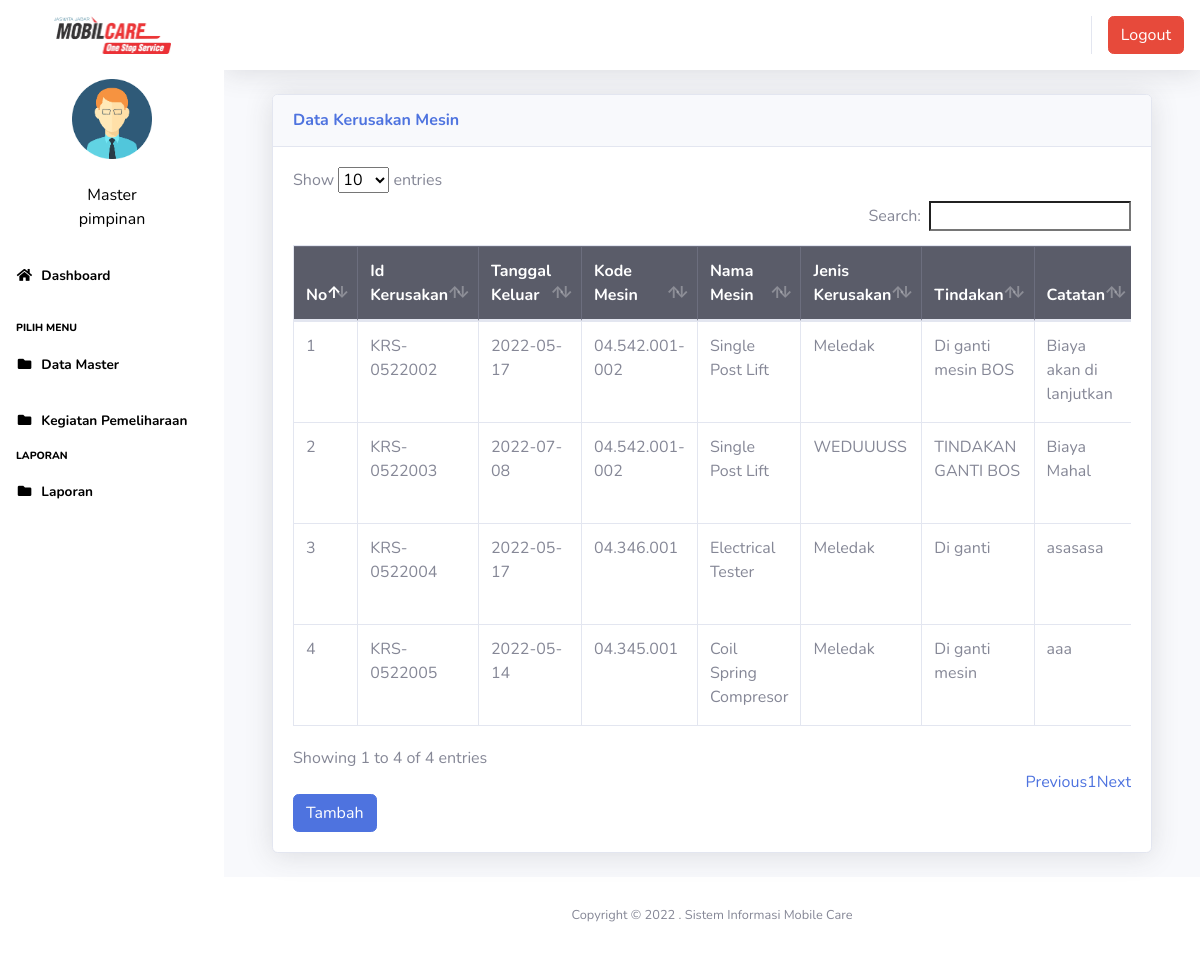
Page /index3.php?page=kerusakan (signed in) on the earlier database version.
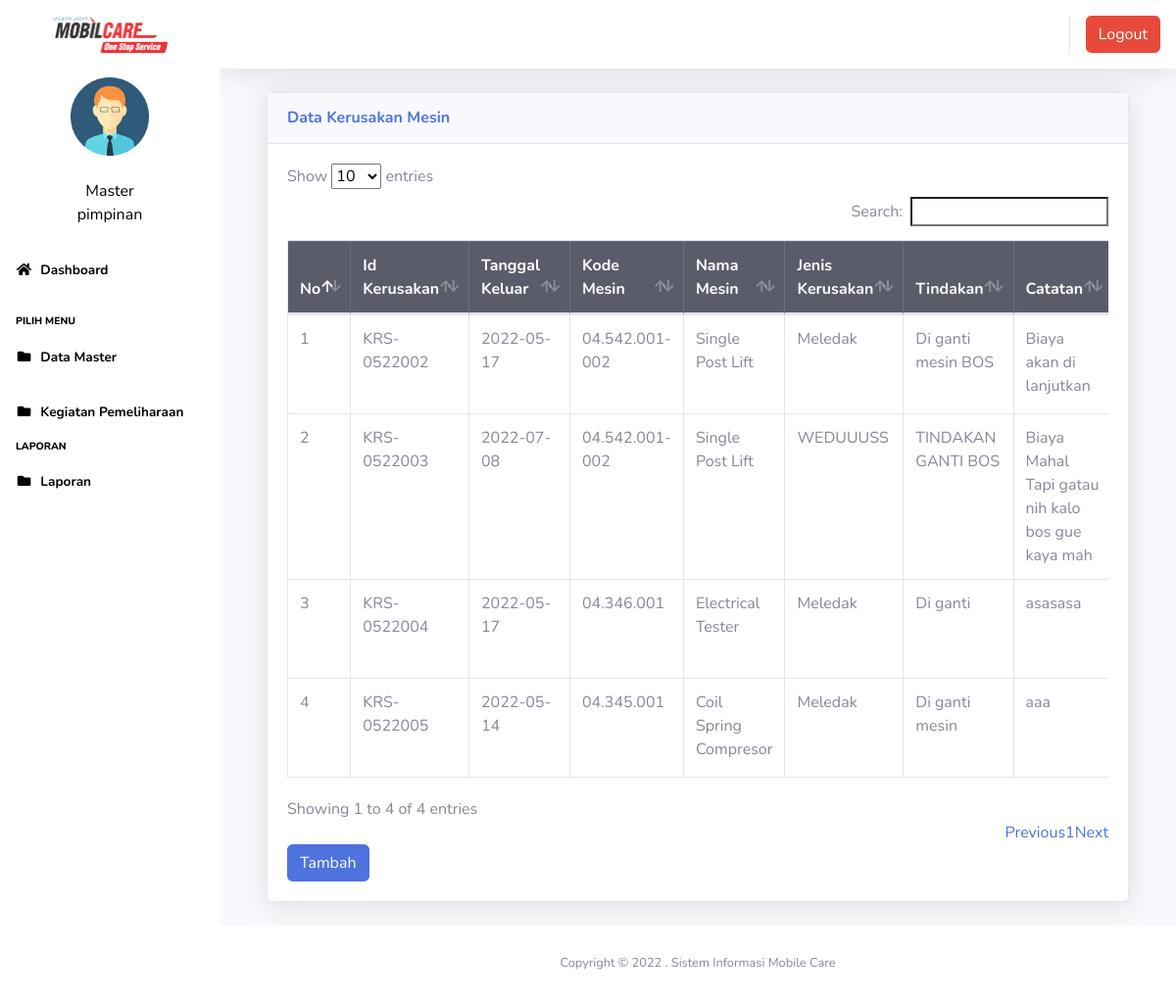
Same page on the later database version.
### tables this page shows
CREATE TABLE `kerusakan` (
  `id` int(11) NOT NULL,
  `id_kerusakan` varchar(100) NOT NULL,
  `tanggal` date NOT NULL,
  `kode_barang` varchar(100) NOT NULL,
  `nama_mesin` varchar(100) NOT NULL,
  `jenis` varchar(100) NOT NULL,
  `tindakan` varchar(450) NOT NULL,
  `catatan` varchar(500) NOT NULL,
  `biaya` varchar(350) NOT NULL
);

### page/kerusakan/kerusakan.php (the view, shortened to what this page needs)
<div class="container-fluid">
	<div class="card shadow mb-4">
		<div class="card-header py-3">
			<h6 class="m-0 font-weight-bold text-primary">Data Kerusakan Mesin</h6>
		</div>
		<div class="card-body">
			<div class="table-responsive">
				<table class="table table-bordered" id="dataTable">
					<thead class="table-dark">
						<tr>
							<th>No</th>
							<th>Id Kerusakan</th>
							<th>Tanggal Keluar</th>
							<th>Kode Mesin</th>
							<th>Nama Mesin</th>
							<th>Jenis Kerusakan</th>
							<th>Tindakan</th>
							<th>Catatan</th>
						</tr>
					</thead>
					<tbody>
						<?php
						$no = 1;
						$sql = $koneksi->query("select * from kerusakan");
						while ($data = $sql->fetch_assoc()) {
						?>
							<tr>
								<td><?php echo $no++; ?></td>
								<td><?php echo $data['id_kerusakan'] ?></td>
								<td><?php echo $data['tanggal'] ?></td>
								<td><?php echo $data['kode_barang'] ?></td>
								<td><?php echo $data['nama_mesin'] ?></td>
								<td><?php echo $data['jenis'] ?></td>
								<td><?php echo $data['tindakan'] ?></td>
								<td><?php echo $data['catatan'] ?></td>
							</tr>
						<?php } ?>
					</tbody>
				</table>
				<a href="?page=kerusakan&aksi=tambahkerusakan" class="btn btn-primary">Tambah</a>
			</div>
		</div>
	</div>
</div>

Differences in the rows shown:
changed kerusakan "KRS-0522003": catatan "Biaya Mahal" → "Biaya Mahal Tapi gatau nih kalo bos gue kaya mah"
